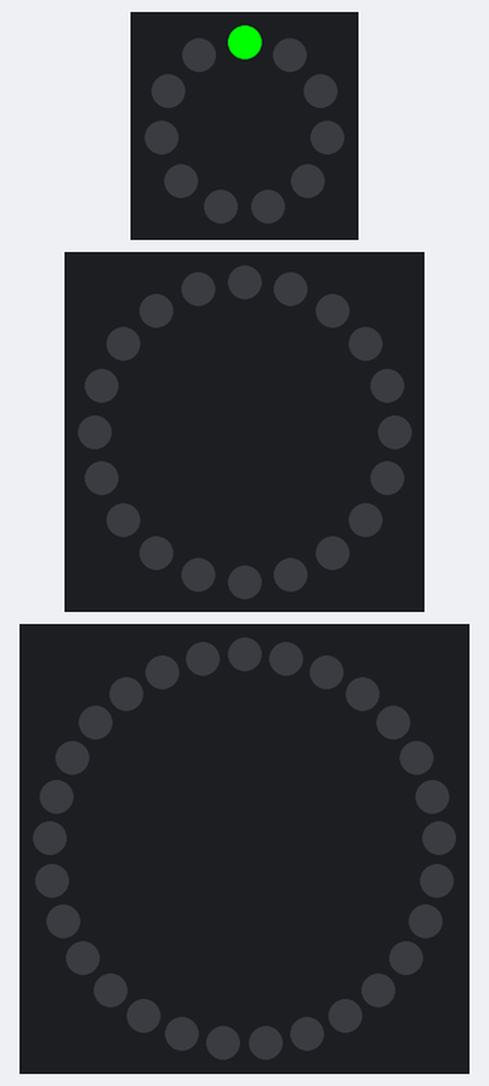
Bench run of a sketch on a simulated Arduino Uno, built with avr-gcc and run on an emulated ATmega328P. Shown: 11 RGB LEDs in a ring, first at the top, clockwise, 20 RGB LEDs in a ring, first at the top, clockwise, 29 RGB LEDs in a ring, first at the top, clockwise.

Above: at 0.15 s.
At 1.1 s:
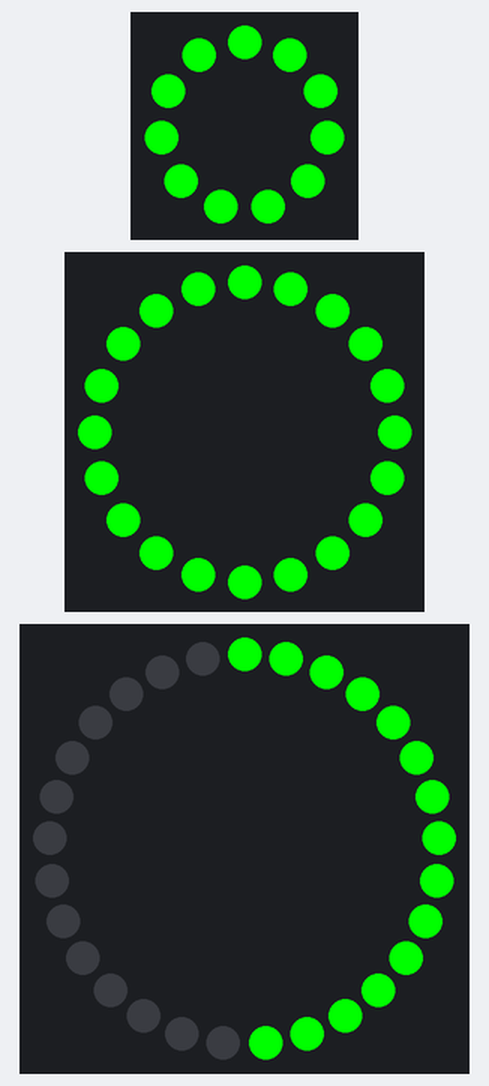
At 39.69 s:
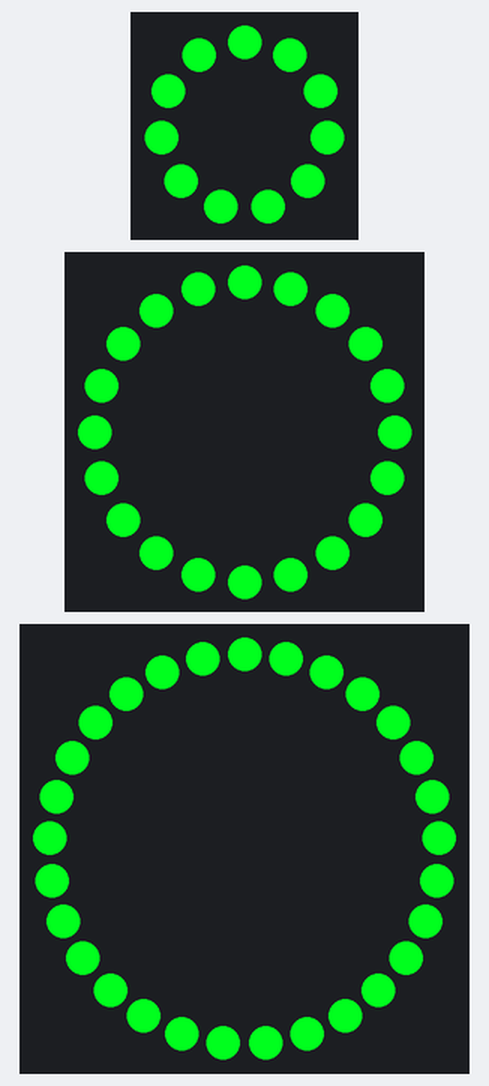

The sketch:

Hypno.ino
```cpp
#include <Adafruit_NeoPixel.h>
#ifdef __AVR__
  #include <avr/power.h>
#endif

#define PIN1 3
#define PIN2 5
#define PIN3 6

// Parameter 1 = number of pixels in strip
// Parameter 2 = Arduino pin number (most are valid)
// Parameter 3 = pixel type flags, add together as needed:
//   NEO_KHZ800  800 KHz bitstream (most NeoPixel products w/WS2812 LEDs)
//   NEO_KHZ400  400 KHz (classic 'v1' (not v2) FLORA pixels, WS2811 drivers)
//   NEO_GRB     Pixels are wired for GRB bitstream (most NeoPixel products)
//   NEO_RGB     Pixels are wired for RGB bitstream (v1 FLORA pixels, not v2)
Adafruit_NeoPixel ring1 = Adafruit_NeoPixel(11, PIN1);
Adafruit_NeoPixel ring2 = Adafruit_NeoPixel(20, PIN2);
Adafruit_NeoPixel ring3 = Adafruit_NeoPixel(29, PIN3);

// IMPORTANT: To reduce NeoPixel burnout risk, add 1000 uF capacitor across
// pixel power leads, add 300 - 500 Ohm resistor on first pixel's data input
// and minimize distance between Arduino and first pixel.  Avoid connecting
// on a live circuit...if you must, connect GND first.

void setup()
{
  uint8_t  brightness = 255;

  ring1.begin();
  ring1.setBrightness(brightness);
  ring1.show();

  ring2.begin();
  ring2.setBrightness(brightness);
  ring2.show();

  ring3.begin();
  ring3.setBrightness(brightness);
  ring3.show(); // Initialize all pixels to 'off'
}

void loop() {

//for(int f=5; f>1; f--) {
//  rainbow_lowskip(f);
//}
//
//for(int g=2; g<270; g++) {
//  rainbow_highskip(g);
//}
//
//for(int h=270; h>2; h--) {
//  rainbow_highskip(h);
//}
//
//for(int e=1; e<5; e++) {
//  rainbow_lowskip(e);
//}

colorWipe(ring1.Color(102, 0, 204), 20);
colorWipe(ring1.Color(0, 255 , 0), 20);

}

// Fill the dots one after the other with a color
void colorWipe(uint32_t c, uint8_t wait) {

  for(int g=0; g<255; g++) {
    c = Wheel(g);


  for(uint16_t i=0; i<ring1.numPixels(); i++) {
    ring1.setPixelColor(i, c);
    ring1.show();
    delay(wait);
  }

    for(uint16_t i=0; i<ring2.numPixels(); i++) {
    ring2.setPixelColor(i, c);
    ring2.show();
    delay(wait);
  }

    for(uint16_t i=0; i<ring3.numPixels(); i++) {
    ring3.setPixelColor(i, c);
    ring3.show();
    delay(wait);
  }
  }
}

uint32_t Wheel(float WheelPos) {

    return ring2.Color(153/255*WheelPos, 255-(51/255)*WheelPos, WheelPos);
}
```
